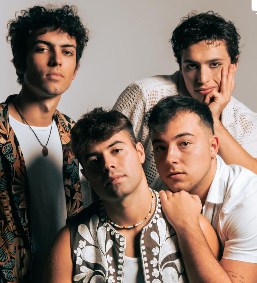
#> input picture python/programa/awy2.png, 257 x 283 px
$ python caras1.py
#> lines starting #> are read from the running program, lines starting #| are printed output that depends on the picture; after the words box and inside, x2 and y2 are one past the last pixel; in counts of white or black regions, pixels touching at a corner belong together
import cv2

cascada_rostro = cv2.CascadeClassifier('haarcascade_frontalface_alt.xml')

img = cv2.imread("awy2.png")
#> img is the input picture: shape (283, 257, 3); mean B, G, R 108.4, 119.8, 137.8
img_gris = cv2.cvtColor(img,cv2.COLOR_BGR2GRAY)
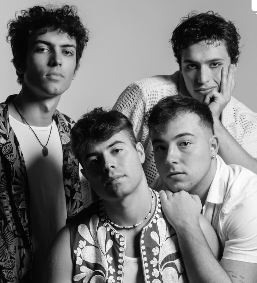
#> img_gris: shape (283, 257); min 0, max 255, mean 123.9

coordenas_rostros = cascada_rostro.detectMultiScale(img_gris,1.3,5)
#> coordenas_rostros = [[173, 42, 59, 59], [23, 25, 64, 64], [139, 115, 74, 74]]

# Mostrar las coordenadas encontradas
print(coordenas_rostros)
#| [[173  42  59  59]
#|  [ 23  25  64  64]
#|  [139 115  74  74]]

for (x,y,ancho,alto) in coordenas_rostros:
    cv2.rectangle(img,(x,y), (x+ancho,y+alto), (255,0,0),2)
#> this loop made 3 passes
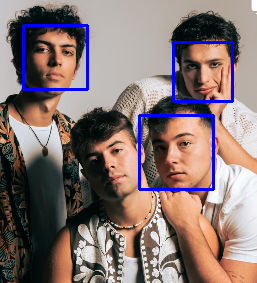
#> img: shape (283, 257, 3); 3.23% of pixels changed, all inside (x1, y1, x2, y2) = (22, 24, 234, 191)

cv2.imshow('Salida',img)

cv2.waitKey(0)
cv2.destroyAllWindows()

$ run again, with python/programa/awy.jpg saved as python/programa/awy2.png
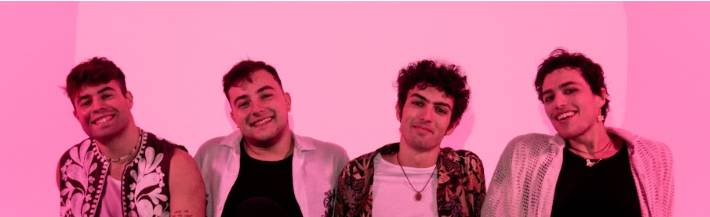
#> input picture python/programa/awy.jpg, 710 x 217 px
#> img is the input picture: shape (217, 710, 3); mean B, G, R 146.8, 112.1, 206.7
#> `img_gris = cv2.cvtColor(img,cv2.COLOR_BGR2GRAY)`:
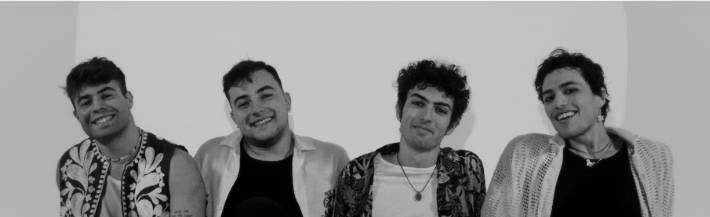
#> img_gris: shape (217, 710); min 0, max 244, mean 144.4
#> coordenas_rostros = [[528, 66, 66, 66], [399, 81, 60, 60]]
#| [[528  66  66  66]
#|  [399  81  60  60]]
#> the loop `for (x,y,ancho,alto) in coordenas_rostros:` made 2 passes
#> after the loop `for (x,y,ancho,alto) in coordenas_rostros:`:
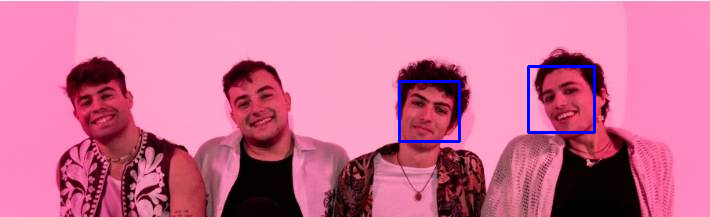
#> img: shape (217, 710, 3); 0.98% of pixels changed, all inside (x1, y1, x2, y2) = (398, 65, 596, 143)

$ run again, with python/programa/jorge.jpg saved as python/programa/awy2.png
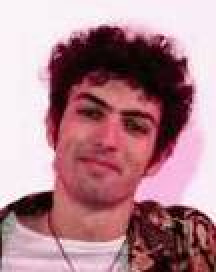
#> input picture python/programa/jorge.jpg, 108 x 136 px (shown 2 times larger)
#> img is the input picture: shape (136, 108, 3); mean B, G, R 141.5, 132.3, 176.7
#> `img_gris = cv2.cvtColor(img,cv2.COLOR_BGR2GRAY)`:
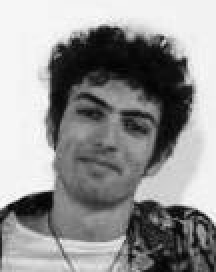
#> img_gris: shape (136, 108) (shown 2 times larger); min 1, max 253, mean 146.6
#> coordenas_rostros = [[25, 35, 61, 61]]
#| [[25 35 61 61]]
#> the loop `for (x,y,ancho,alto) in coordenas_rostros:` made 1 pass
#> after the loop `for (x,y,ancho,alto) in coordenas_rostros:`:
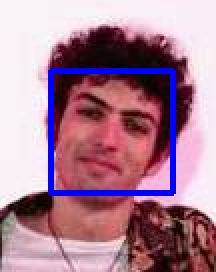
#> img: shape (136, 108, 3) (shown 2 times larger); 4.96% of pixels changed, all inside (x1, y1, x2, y2) = (24, 34, 88, 98)
